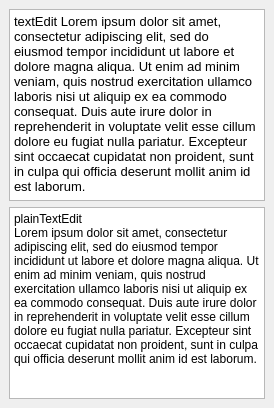
  <widget class="QDockWidget" name="dockWidget">
   <property name="windowTitle">
    <string>Right Doc</string>
   </property>
   <attribute name="dockWidgetArea">
    <number>2</number>
   </attribute>
   <widget class="QWidget" name="dockWidgetContents">
    <layout class="QGridLayout" name="gridLayout_26">
     <item row="0" column="0">
      <widget class="QTextEdit" name="textEdit">
       <property name="html">
        <string>&lt;!DOCTYPE HTML PUBLIC &quot;-//W3C//DTD HTML 4.0//EN&quot; &quot;http://www.w3.org/TR/REC-html40/strict.dtd&quot;&gt;
&lt;html&gt;&lt;head&gt;&lt;meta name=&quot;qrichtext&quot; content=&quot;1&quot; /&gt;&lt;style type=&quot;text/css&quot;&gt;
p, li { white-space: pre-wrap; }
&lt;/style&gt;&lt;/head&gt;&lt;body style=&quot; font-family:'MS Shell Dlg 2'; font-size:8pt; font-weight:400; font-style:normal;&quot;&gt;
&lt;p style=&quot; margin-top:6px; margin-bottom:6px; margin-left:0px; margin-right:0px; -qt-block-indent:0; text-indent:0px;&quot;&gt;&lt;span style=&quot; font-family:'Noto Sans'; font-size:10pt;&quot;&gt;textEdit Lorem ipsum dolor sit amet, consectetur adipiscing elit, sed do eiusmod tempor incididunt ut labore et dolore magna aliqua. Ut enim ad minim veniam, quis nostrud exercitation ullamco laboris nisi ut aliquip ex ea commodo consequat. Duis aute irure dolor in reprehenderit in voluptate velit esse cillum dolore eu fugiat nulla pariatur. Excepteur sint occaecat cupidatat non proident, sunt in culpa qui officia deserunt mollit anim id est laborum.&lt;/span&gt;&lt;/p&gt;&lt;/body&gt;&lt;/html&gt;</string>
       </property>
       <property name="markdown" stdset="0">
        <string>textEdit Lorem ipsum dolor sit amet, consectetur adipiscing elit, sed do
eiusmod tempor incididunt ut labore et dolore magna aliqua. Ut enim ad minim
veniam, quis nostrud exercitation ullamco laboris nisi ut aliquip ex ea commodo
consequat. Duis aute irure dolor in reprehenderit in voluptate velit esse
cillum dolore eu fugiat nulla pariatur. Excepteur sint occaecat cupidatat non
proident, sunt in culpa qui officia deserunt mollit anim id est laborum.

</string>
       </property>
      </widget>
     </item>
     <item row="1" column="0">
      <widget class="QPlainTextEdit" name="plainTextEdit">
       <property name="plainText">
        <string>plainTextEdit
Lorem ipsum dolor sit amet, consectetur adipiscing elit, sed do eiusmod tempor incididunt ut labore et dolore magna aliqua. Ut enim ad minim veniam, quis nostrud exercitation ullamco laboris nisi ut aliquip ex ea commodo consequat. Duis aute irure dolor in reprehenderit in voluptate velit esse cillum dolore eu fugiat nulla pariatur. Excepteur sint occaecat cupidatat non proident, sunt in culpa qui officia deserunt mollit anim id est laborum.</string>
       </property>
      </widget>
     </item>
    </layout>
   </widget>
  </widget>
